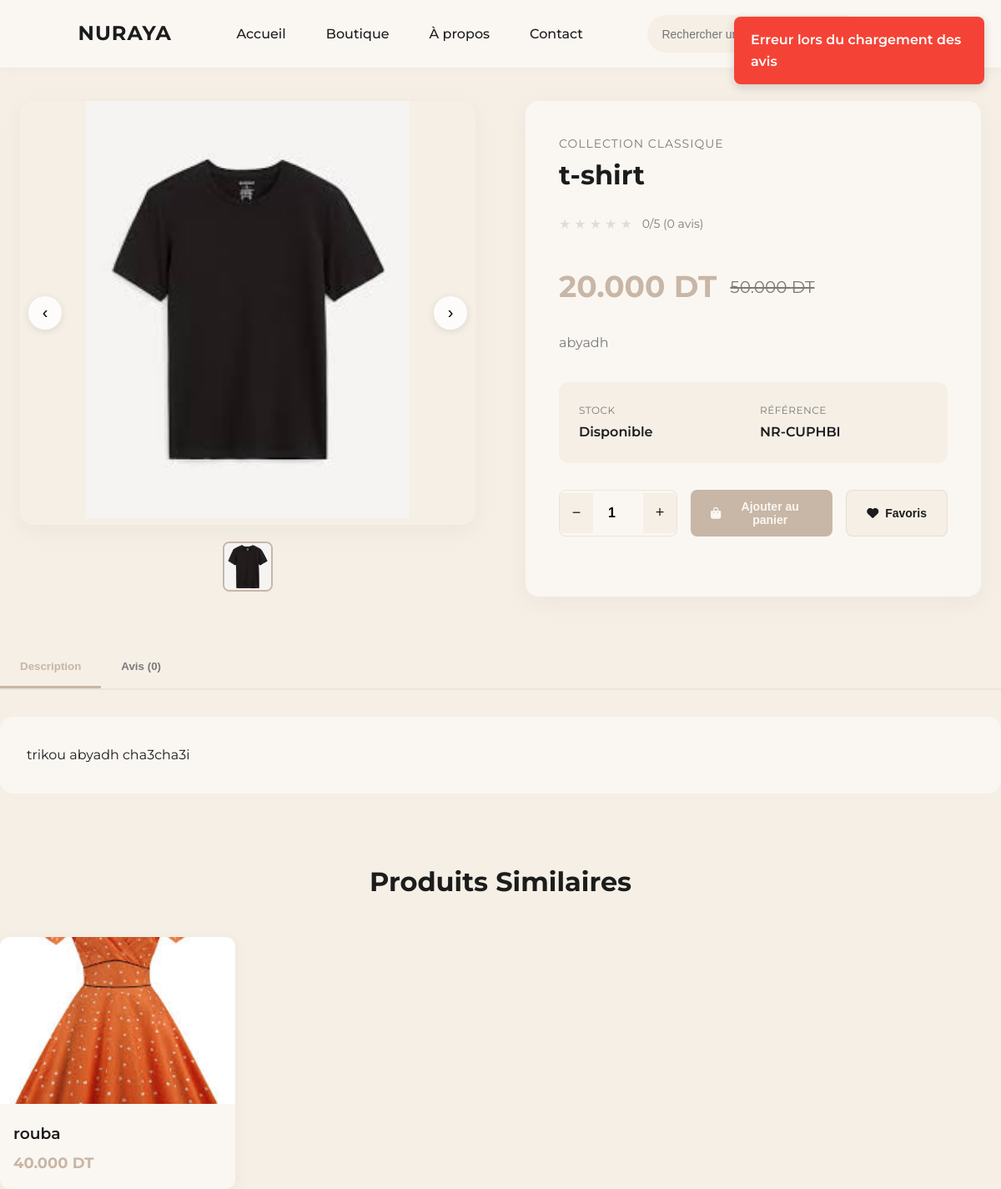
/product.php?id=2, run on the app's committed database.
### tables this page shows
CREATE TABLE `products` (
  `product_id` int(11) NOT NULL,
  `name` varchar(200) NOT NULL,
  `slug` varchar(200) NOT NULL,
  `description` text DEFAULT NULL,
  `short_description` varchar(500) DEFAULT NULL,
  `price` decimal(10,2) NOT NULL,
  `compare_price` decimal(10,2) DEFAULT NULL,
  `cost_price` decimal(10,2) DEFAULT NULL,
  `sku` varchar(100) DEFAULT NULL,
  `stock_quantity` int(11) NOT NULL DEFAULT 0,
  `min_stock_level` int(11) DEFAULT 5,
  `category_id` int(11) NOT NULL,
  `image_url` varchar(255) NOT NULL,
  `additional_images` longtext DEFAULT NULL CHECK (json_valid(`additional_images`)),
  `is_featured` tinyint(1) DEFAULT 0,
  `is_active` tinyint(1) DEFAULT 1,
  `weight` decimal(8,2) DEFAULT NULL,
  `dimensions` varchar(100) DEFAULT NULL,
  `tags` varchar(500) DEFAULT NULL,
  `meta_title` varchar(200) DEFAULT NULL,
  `meta_description` varchar(300) DEFAULT NULL,
  `view_count` int(11) DEFAULT 0,
  `created_at` timestamp NOT NULL DEFAULT current_timestamp(),
  `updated_at` timestamp NOT NULL DEFAULT current_timestamp() ON UPDATE current_timestamp()
);

CREATE TABLE `categories` (
  `category_id` int(11) NOT NULL,
  `name` varchar(100) NOT NULL,
  `slug` varchar(100) NOT NULL,
  `description` text DEFAULT NULL,
  `image_url` varchar(255) DEFAULT NULL,
  `is_active` tinyint(1) NOT NULL DEFAULT 1,
  `sort_order` int(11) NOT NULL DEFAULT 0,
  `created_at` timestamp NOT NULL DEFAULT current_timestamp(),
  `updated_at` timestamp NOT NULL DEFAULT current_timestamp() ON UPDATE current_timestamp()
);

### includes/functions.php (called while the page is built, shortened)
<?php
function get_image_url($path, $placeholder_text = 'Image')
{
    if (strpos($path, 'uploads/') === 0) {
        return $path;
    }
    return 'uploads/' . $path;
}
?>

### product.php (the view, shortened to what this page needs)
<?php
include 'includes/functions.php';
$product_id = isset($_GET['id']) ? (int) $_GET['id'] : 0;
$query = "SELECT p.*, c.name as category_name, c.slug as category_slug
            FROM products p
            LEFT JOIN categories c ON p.category_id = c.category_id
            WHERE p.product_id = $product_id AND p.is_active = 1";
$result = mysqli_query($cnx, $query);
$product = mysqli_fetch_assoc($result);
$all_images = [];
if (!empty($product['image_url'])) {
    $all_images[] = $product['image_url'];
}
$update_query = "UPDATE products SET view_count = view_count + 1 WHERE product_id = $product_id";
mysqli_query($cnx, $update_query);
$similar_query = "SELECT p.*, c.slug as category_slug
                  FROM products p
                  LEFT JOIN categories c ON p.category_id = c.category_id
                  WHERE p.category_id = {$product['category_id']} AND p.product_id != $product_id AND p.is_active = 1
                  ORDER BY RAND()
                  LIMIT 4";
$similar_result = mysqli_query($cnx, $similar_query);
$avg_rating_query = "SELECT AVG(rating) as avg_rating, COUNT(*) as total_reviews
                     FROM reviews
                     WHERE product_id = $product_id AND is_approved = 1";
$avg_result = mysqli_query($cnx, $avg_rating_query);
$rating_data = mysqli_fetch_assoc($avg_result);
$avg_rating = $rating_data['avg_rating'] ? round($rating_data['avg_rating'], 1) : 0;
$total_reviews = $rating_data['total_reviews'] ?? 0;
$is_in_wishlist = false;
?>
<!DOCTYPE html>
<html lang="fr">
<head>
    <link rel="stylesheet" href="https://cdnjs.cloudflare.com/ajax/libs/font-awesome/6.4.0/css/all.min.css">
</head>
<body>
    <header>
        <?php include 'templates/navbar_updated.php'; ?>
    <div class="product-container">
        <div class="product-images">
            <div class="image-carousel">
                <div class="carousel-container">
                    <button class="carousel-btn prev-btn" onclick="changeImage(-1)">‹</button>
                    <div class="carousel-wrapper">
                        <div class="carousel-track" id="carouselTrack">
                            <?php foreach ($all_images as $index => $image): ?>
                            <div class="carousel-slide <?php echo $index === 0 ? 'active' : ''; ?>">
                                <div class="zoom-container">
                                    <img src="<?php echo get_image_url($image, 'Produit'); ?>"
                                        alt="<?php echo htmlspecialchars($product['name']); ?> - Image <?php echo $index + 1; ?>" class="zoom-image"
                                        onerror="this.src='https://via.placeholder.com/600x500/F5EFE6/C8B6A6?text=Produit'">
                                </div>
                            </div>
                            <?php endforeach; ?>
                        </div>
                    </div>
                    <button class="carousel-btn next-btn" onclick="changeImage(1)">›</button>
                </div>
                <div class="carousel-thumbnails">
                    <?php foreach ($all_images as $index => $image): ?>
                    <div class="thumbnail <?php echo $index === 0 ? 'active' : ''; ?>" onclick="goToSlide(<?php echo $index; ?>)">
                        <img src="<?php echo get_image_url($image, 'Produit'); ?>"
                            alt="<?php echo htmlspecialchars($product['name']); ?> - Miniature <?php echo $index + 1; ?>"
                            onerror="this.src='https://via.placeholder.com/100x100/F5EFE6/C8B6A6?text=Produit'">
                    </div>
                    <?php endforeach; ?>
                </div>
            </div>
        </div>
        <div class="product-info">
            <div class="product-category">
                <a href="index.php?category=<?php echo $product['category_slug']; ?>"
                    style="color: inherit; text-decoration: none;">
                    <?php echo htmlspecialchars($product['category_name']); ?>
                </a>
            </div>
            <h1 class="product-title"><?php echo htmlspecialchars($product['name']); ?></h1>
            <div class="product-rating" onclick="showTab('reviews'); document.getElementById('reviews').scrollIntoView({behavior: 'smooth', block: 'start'});">
                <div class="stars">
                    <?php for ($i = 1; $i <= 5; $i++): ?>
                        <span class="star <?php echo $i <= $avg_rating ? 'filled' : ''; ?>">★</span>
                    <?php endfor; ?>
                </div>
                <span class="rating-text"><?php echo $avg_rating; ?>/5 (<?php echo $total_reviews; ?> avis)</span>
            </div>
            <div class="product-price">
                <span class="current-price"><?php echo number_format($product['price'], 3); ?> DT</span>
                <?php if ($product['compare_price'] && $product['compare_price'] > $product['price']): ?>
                    <span class="compare-price"><?php echo number_format($product['compare_price'], 3); ?> DT</span>
                <?php endif; ?>
            </div>
            <div class="product-description">
                <?php echo nl2br(htmlspecialchars($product['short_description'] ?? $product['description'])); ?>
            </div>
            <div class="product-meta">
                <div class="meta-item">
                    <span class="meta-label">Stock</span>
                    <span
                        class="meta-value"><?php echo $product['stock_quantity'] > 0 ? 'Disponible' : 'Rupture'; ?></span>
                </div>
                <?php if ($product['sku']): ?>
                    <div class="meta-item">
                        <span class="meta-label">Référence</span>
                        <span class="meta-value"><?php echo htmlspecialchars($product['sku']); ?></span>
                    </div>
                <?php endif; ?>
            </div>
            <div class="product-actions">
                <div class="quantity-selector">
                    <button class="quantity-btn" onclick="updateQuantity(-1)">−</button>
                    <input type="number" id="quantity" class="quantity-input" value="1" min="1"
                        max="<?php echo $product['stock_quantity']; ?>">
                    <button class="quantity-btn" onclick="updateQuantity(1)">+</button>
                </div>
                <button class="btn btn-primary" onclick="addToCart()">
                    <i class="fas fa-shopping-bag"></i>
                    Ajouter au panier
                </button>
                <button class="btn btn-secondary <?php echo $is_in_wishlist ? 'active' : ''; ?>"
                    onclick="toggleWishlist()">
                    <i class="fas fa-heart"></i>
                    <?php echo $is_in_wishlist ? 'Dans les favoris' : 'Favoris'; ?>
                </button>
            </div>
        </div>
    </div>
    <div class="tabs">
        <div class="tab-nav">
            <button class="tab-btn active" onclick="showTab('description')">Description</button>
            <button class="tab-btn" onclick="showTab('reviews')">Avis (<?php echo $total_reviews; ?>)</button>
        </div>
        <div id="description" class="tab-content active">
            <div class="description-content">
                <?php echo nl2br(htmlspecialchars($product['description'])); ?>
            </div>
        </div>
    </div>
    <?php if (mysqli_num_rows($similar_result) > 0): ?>
        <div class="similar-products">
            <h2 class="section-title">Produits Similaires</h2>
            <div class="similar-grid">
                <?php while ($similar = mysqli_fetch_assoc($similar_result)): ?>
                    <a href="product.php?id=<?php echo $similar['product_id']; ?>" class="similar-card">
                        <img src="<?php echo get_image_url($similar['image_url'], 'Produit'); ?>"
                            alt="<?php echo htmlspecialchars($similar['name']); ?>" class="similar-image"
                            onerror="this.src='https://via.placeholder.com/250x200/F5EFE6/C8B6A6?text=Produit'">
                        <div class="similar-info">
                            <h3 class="similar-title"><?php echo htmlspecialchars($similar['name']); ?></h3>
                            <div class="similar-price"><?php echo number_format($similar['price'], 3); ?> DT</div>
                        </div>
                    </a>
                <?php endwhile; ?>
            </div>
        </div>
    <?php endif; ?>
</body>
</html>

### templates/navbar_updated.php (style rules this page uses)
:root { --bg-light: #F5EFE6; --bg-white: #FAF7F2; --beige-dark: #C8B6A6; --text-dark: #1C1C1C; --text-gray: #7A7A7A; --accent-pink: #E6B7C8; }

### templates/reviews_section.php (style rules this page uses)
.stars { margin: 10px 0; color: #ffc107; font-size: 20px; }
.btn { padding: 12px 24px; border-radius: 8px; font-weight: 600; text-decoration: none; border: none; cursor: pointer; transition: all 0.3s ease; font-size: 14px; }
.btn-primary { background: var(--beige-dark); color: var(--bg-white); }
.btn-secondary { background: var(--bg-light); color: var(--text-dark); border: 1px solid rgba(200, 182, 166, 0.3); }

### data on the page
products: category.name "COLLECTION CLASSIQUE", name "t-shirt", price "20.000", compare_price "50.000", short_description "abyadh", sku "NR-CUPHBI", description "trikou abyadh cha3cha3i"
products: image_url (picture), name "rouba", price "40.000"

### other printed values
$avg_rating "0"
$total_reviews "0"
